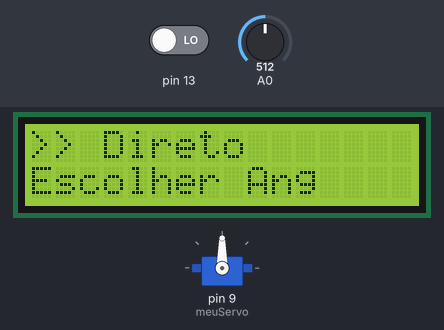
A sketch run on a simulated Arduino Uno, built with avr-gcc and run on an emulated ATmega328P. Parts: 16×2 character LCD, servo. The test bench sets the inputs (shaded band); at power-on: pin 13 LOW, A0 = 512.

Above: at 3.8 s.
3.9 s: pin 13 driven HIGH
At 4.5 s:
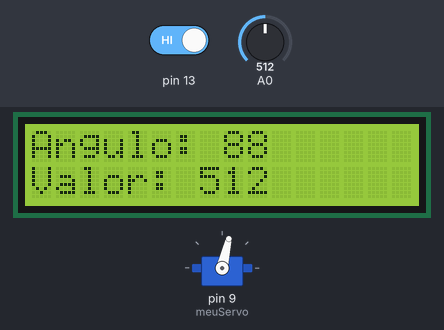
5.4 s: A0 set to 390
At 6.5 s:
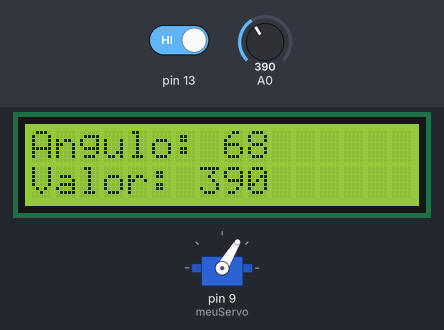
6.9 s: A0 set to 190
At 7.5 s:
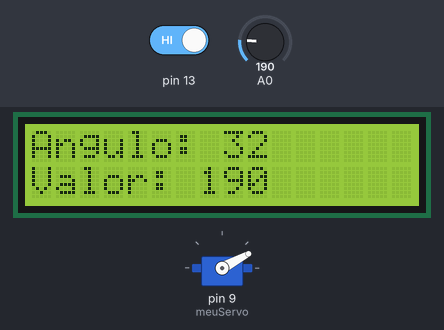
9.9 s: A0 set to 0
At 10.2 s:
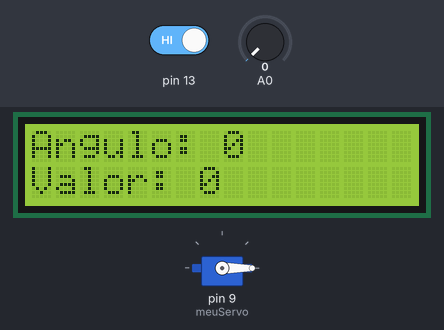
12.9 s: A0 set to 716
At 14.1 s:
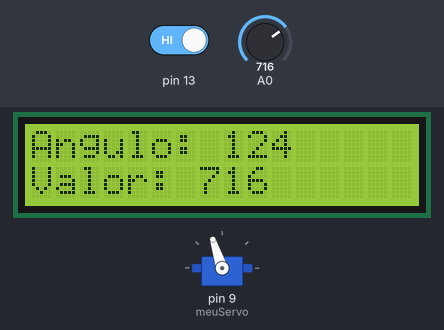
14.4 s: A0 set to 810
At 15.5 s:
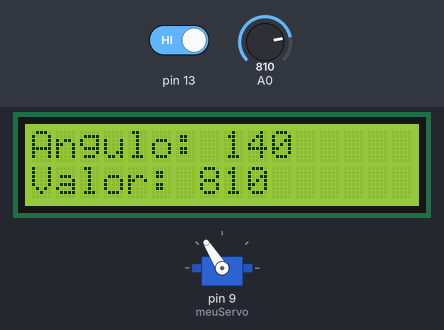
Timing chart, 0 to 17.4 s (numbered marks = the images above; inputs shaded):
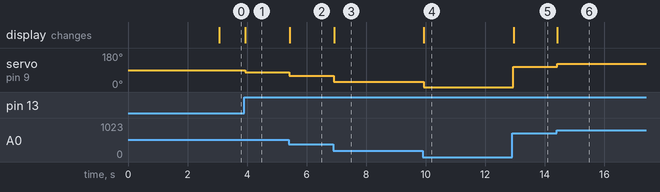

Measured:
- after the input at 3.9 s, servo on pin 9 (meuServo): 90° → 77° at once; the display: changes at once (image 1)
- after the input at 5.4 s, servo on pin 9 (meuServo): 77° → 59° at once; the display: changes at once (image 2)
- after the input at 6.9 s, servo on pin 9 (meuServo): 59° → 28° at once; the display: changes at once (image 3)
- after the input at 9.9 s, servo on pin 9 (meuServo): 28° → 0° at once; the display: changes at once (image 4)
- after the input at 12.9 s, servo on pin 9 (meuServo): 0° → 108° at once; the display: changes after 0.06 s (image 5)
- after the input at 14.4 s, servo on pin 9 (meuServo): 108° → 122° at once; the display: changes at once (image 6)

The sketch:

ServoControl.ino
```cpp
#include <LiquidCrystal.h>
#include <Servo.h>

Servo meuServo;
LiquidCrystal lcd(12, 11, 5, 4, 3, 2);

int angle;
int angle_deg;
int botao = 0;
int escolha = 0;


void setup() {
  // Setup de LCD e Servo
  lcd.begin(16, 2);
  meuServo.attach(9);

  //Loop de Menus
  menu();
  escolha = Menu2();
}

void loop() {

  //Potenciometro
  int valor = analogRead(A0);

  //Botao
  botao = digitalRead(13);

  //Passar para angulos
  angle = map(valor, 0, 1023, 0, 155);
  angle_deg = map(angle, 0, 155, 0, 179);

  //Info LCD
  lcd.clear();
  lcd.print("Angulo: ");
  lcd.print(angle_deg);
  lcd.setCursor(0, 1);
  lcd.print("Valor: ");
  lcd.print(valor);

  //Consoante Escolha
  if (escolha == 1) {
    //Direto
    meuServo.write(angle);
  } else if (escolha == 2)
    //Escolher Angulo
  {
    if (botao == HIGH) {
      meuServo.write(angle);
      delay(500);
    }
  }
  delay(15);
}

void menu(){
  //Menu Inicial
  lcd.clear();
  lcd.print("Escolher Modo");
  delay(3000);
}

int Menu2(){

  int b = 0;
  int v;

  while ( b == LOW) {

    b = digitalRead(13);
    v = analogRead(A0);

    if (v < 200 || 400 < v && v < 600 || 800 < v && v < 1000) {
      lcd.clear();
      lcd.print(">> Direto");
      lcd.setCursor(0, 1);
      lcd.print("Escolher Ang");
      delay(15);
    } else {
      lcd.clear();
      lcd.print("Direto");
      lcd.setCursor(0, 1);
      lcd.print(">> Escolher Ang");
      delay(15);
      }
    if (b == HIGH && (v < 200 || 400 < v && v < 600 || 800 < v && v < 1000)) {
      return 1;
    } else if (b == HIGH && !(v < 200 || 400 < v && v < 600 || 800 < v && v < 1000)) {
      return 2;
    }
  }
}
```
